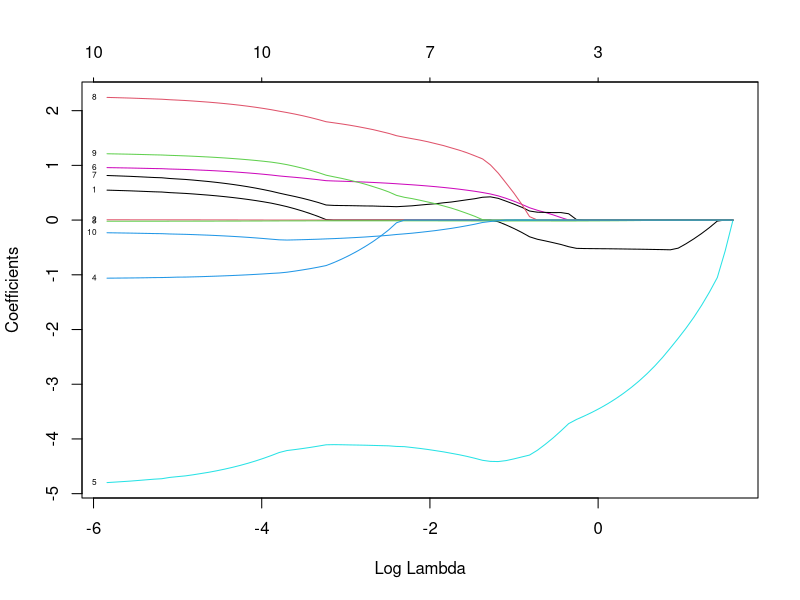
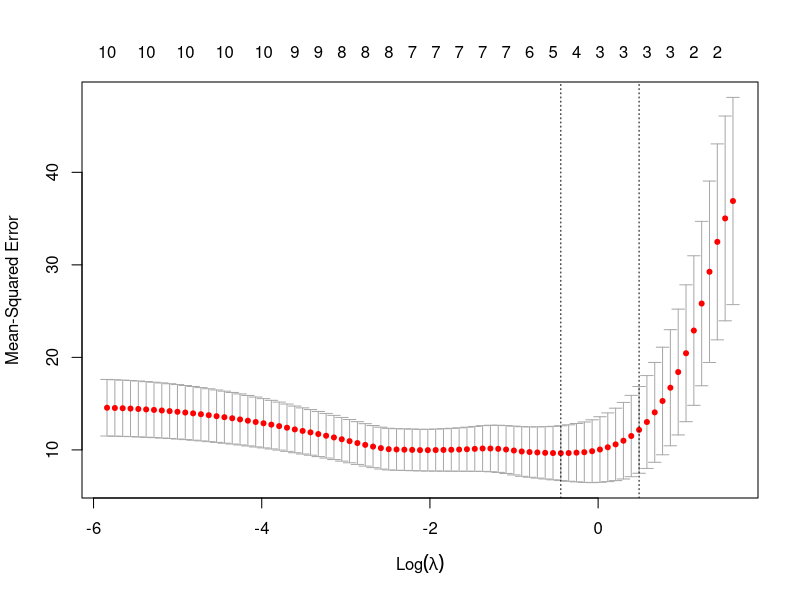
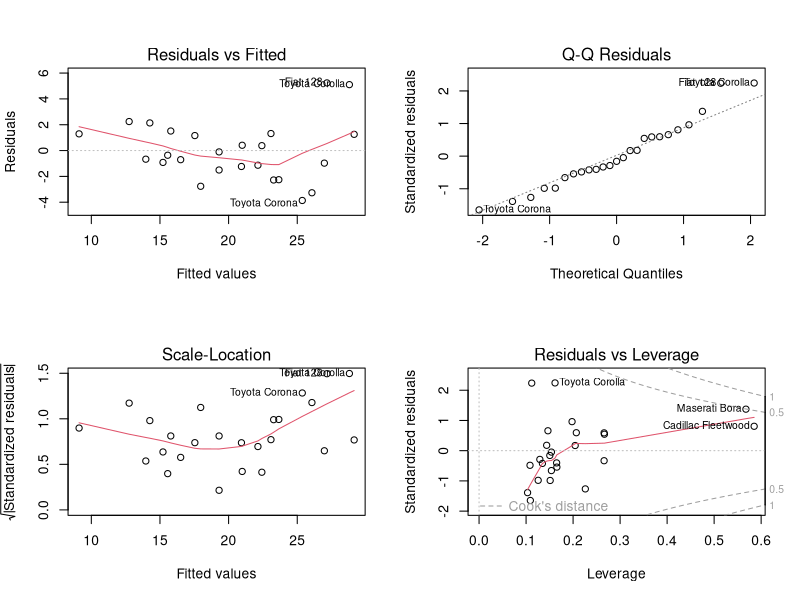
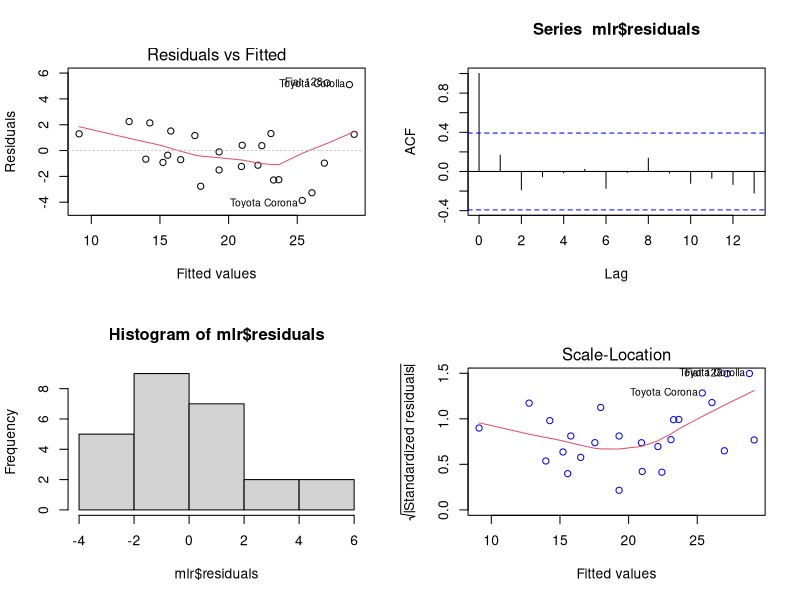

The R source for these figures, in order:
## ---- chunk 1
knitr::opts_chunk$set(echo = TRUE)
## ---- chunk 2
library(caret)
library(car)
library(lmtest)
library(glmnet)
## ---- chunk 3
data = mtcars
str(data)
names(data)
# Set seed for reproducibility
set.seed(39)
# Data partition
ind <- sample(2, nrow(data), replace = T,prob = c(0.7, 0.3))
print(ind)

# Training data
train_data <- data[ind == 1,]
train_data
# Check the partition
table(ind)

# Test data
test_data <- data[ind == 2,]
test_data
# Check the partition
table(ind)

## ---- chunk 4
# Fit simple linear regression models
lm1 <- lm(mpg ~ cyl, data = train_data)
summary(lm1)
## ---- chunk 5
lm2 <- lm(mpg ~ disp, data = train_data)
summary(lm2)
## ---- chunk 6
lm3 <- lm(mpg ~ hp, data = train_data)
summary(lm3)
## ---- chunk 7
lm4 <- lm(mpg ~ drat, data = train_data)
summary(lm4)
## ---- chunk 8
lm5 <- lm(mpg ~ wt, data = train_data)
summary(lm5)
## ---- chunk 9
lm6 <- lm(mpg ~ qsec, data = train_data)
summary(lm6)
## ---- chunk 10
lm7 <- lm(mpg ~ vs, data = train_data)
summary(lm7)
## ---- chunk 11
lm8 <- lm(mpg ~ am, data = train_data)
summary(lm8)
## ---- chunk 12
lm9 <- lm(mpg ~ gear, data = train_data)
summary(lm9)
## ---- chunk 13
lm10 <- lm(mpg ~ carb, data = train_data)
summary(lm10)
## ---- chunk 14
results <- lapply(names(data)[-1], function(var) {
  formula <- as.formula(paste("mpg ~", var))
  model <- lm(formula, data = train_data)
  summary(model)$coefficients[2, 4]  # p-value of the predictor
})
print(results)
names(results) <- names(data)[-1]
print(names(results))
sig_vars <- names(results)[unlist(results) < 0.05]
sig_vars
## ---- chunk 15
mlr <- lm(mpg ~ cyl + disp + hp + wt, data = train_data)
summary(mlr)
## ---- chunk 16
# multiple linear model with all variables
mlr0 <- lm(mpg ~ ., data = train_data)
summary(mlr0)
# Check VIF
vif(mlr0)
## ---- chunk 17
# Remove the variables with VIF > 10
mlr2 <- lm(mpg ~ drat+wt+qsec+vs+am+gear+carb, data = train_data)
vif(mlr2)
summary(mlr2)
## ---- chunk 18
vif(mlr)

## ---- chunk 19
# Calculate RMSE
rmse <- sqrt(mean(residuals(mlr)^2))
# Calculate MAE
mae <- mean(abs(residuals(mlr)))
# Calculate R-squared
r_squared <- summary(mlr)$r.squared
# Print the accuracy indices
cat("R-squared:", r_squared, "\t", "RMSE:", rmse, "\t", "MAE:", mae, "\n")
## ---- chunk 20
# Prepare the data for lasso regression
x_train <- model.matrix(mpg ~ ., data = train_data)[, -1]
y_train <- train_data$mpg
x_test <- model.matrix(mpg ~ ., data = test_data)[, -1]
y_test <- test_data$mpg
# Fit lasso regression
lasso_model <- glmnet(x_train, y_train, alpha = 1)
summary(lasso_model)
plot(lasso_model, xvar = "lambda", label = TRUE)
## ---- chunk 21
# Cross-validation for lasso regression
lasso_cv <- cv.glmnet(x_train, y_train, alpha = 1)
plot(lasso_cv)

# Get the best lambda value
best_lambda <- lasso_cv$lambda.min
print(best_lambda)

# Step 4: Extract coefficients at best lambda
coef_lasso <- coef(lasso_cv, s = "lambda.min")
coef_lasso

# See selected variables
selected_vars <- rownames(coef_lasso)[which(coef_lasso != 0)]
print(selected_vars)

## ---- chunk 22
# Residual analysis
par(mfrow = c(2, 2))
plot(mlr)

## ---- chunk 23
# Graphical test
plot(mlr, which = 1)
## ---- chunk 24
# Statistical test
summary(mlr$residuals)
## ---- chunk 25
# Graphical test(suggestive)
acf(mlr$residuals)
## ---- chunk 26
# Statistical test
durbinWatsonTest(mlr)

## ---- chunk 27
# Graphical test
hist(mlr$residuals)
## ---- chunk 28
# Statistical test
shapiro.test(mlr$residuals)
## ---- chunk 29
# Graphical test
plot(mlr, which = 3, col = c("blue"))
## ---- chunk 30
# Statistical test
bptest(mlr)
## ---- chunk 31
# Predict the mpg on testing data
predictions <- predict(mlr, newdata = test_data)
# Calculate RMSE
rmse_test <- sqrt(mean((predictions - test_data$mpg)^2))
# Calculate MAE
mae_test <- mean(abs(predictions - test_data$mpg))
# Calculate R-squared
r_squared_test <- 1 - (sum((predictions - test_data$mpg)^2) / sum((mean(test_data$mpg) - test_data$mpg)^2))
# Print the accuracy indices
cat("R-squared:", r_squared_test, "\t", "RMSE:", rmse_test, "\t", "MAE:", mae_test, "\n")
## ---- chunk 32
# Predict the mpg for a car with 6000 lbs weight based on test data
new_data <- data.frame(wt = 6, cyl = 6, disp = 200, hp = 100)
predicted_mpg_train <- predict(mlr, newdata = new_data)
predicted_mpg_train
## ---- chunk 33
mlr2 <- lm(mpg ~ cyl + disp + hp + wt, data = test_data)
new_data_test <- data.frame(wt = 6, cyl = 6, disp = 200, hp = 100)
predicted_mpg_test <- predict(mlr2, newdata = new_data_test)
predicted_mpg_test
